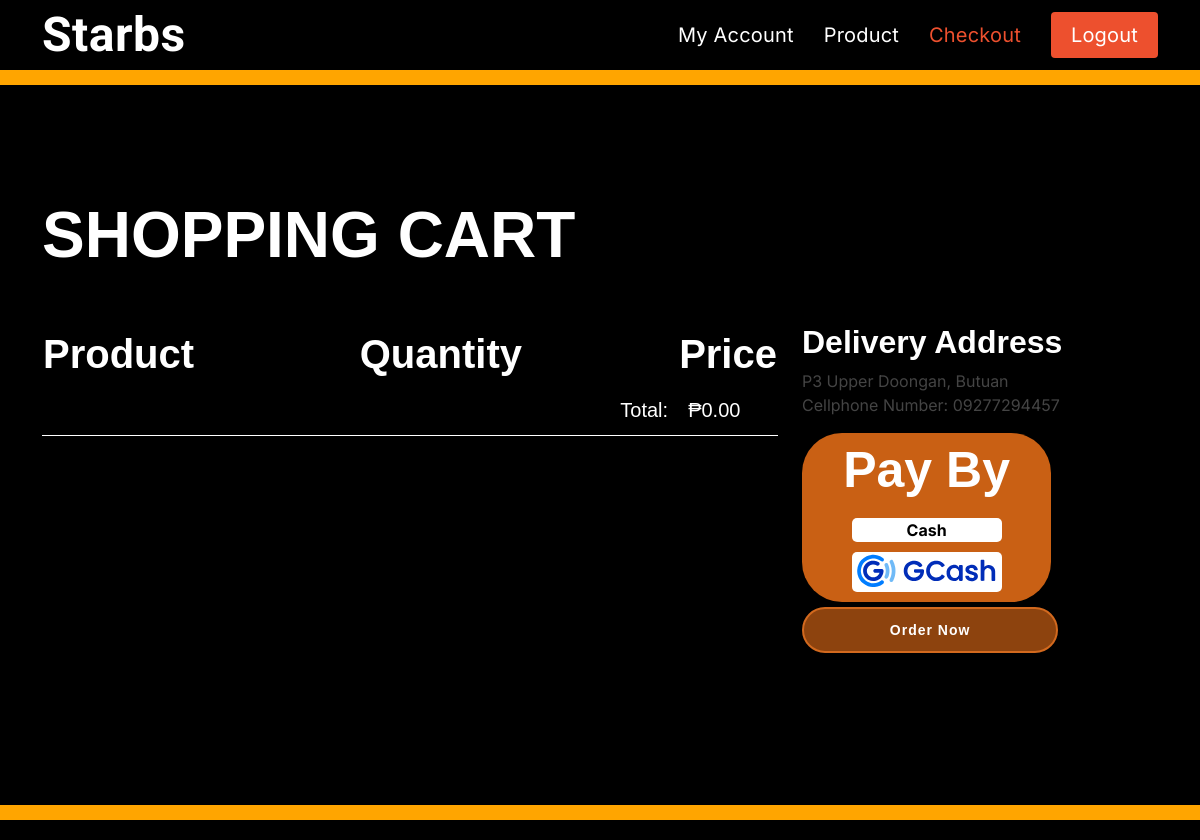
/checkout (signed in), run on the app's committed database.
### server.py (models this page shows, shortened)
class User(db.Model):
    id = db.Column(db.Integer, primary_key=True)
    fullname = db.Column(db.String(60), nullable=False)
    email = db.Column(db.String(120), unique=True, nullable=False)
    password = db.Column(db.String(60), nullable=False)
    gender = db.Column(db.String(60), nullable=False)
    phoneNumber = db.Column(db.String(60), nullable=True)
    city = db.Column(db.String(60), nullable=True)
    streetOrHouseNumber = db.Column(db.String(60), nullable=True)
    create_at = db.Column(db.DateTime, nullable=False, default=datetime.utcnow)
    update_at = db.Column(db.DateTime, nullable=False, default=datetime.utcnow)

### server.py (the view)
@app.route('/checkout', methods=['GET'])
@login_required
def checkout():
    user_id = session['id']
    user_data = User.query.filter_by(id=user_id).first()
    cart_items = CartItem.query.filter(and_(CartItem.user_id == user_id, CartItem.paid == 0, CartItem.recipt == 0)).all()
    return render_template('cart.html', userDatas=user_data, cartData=cart_items)

### server.py (called while the page is built)
def login_required(f):
    @wraps(f)
    def decorated_function(*args, **kwargs):
        if 'logged_in' not in session:
            return redirect('/login')
        return f(*args, **kwargs)
    return decorated_function

### templates/cart.html (shortened to what this page needs)
{% extends "master.html" %}
{% block body %}
<section class="full-height-section" style="background-color: black">
  <div class="container" data-aos="fade-up">
    <div class="section-title">
      <p style="color:white; font-size: 64px; font-family: Arial; font-weight: bold;">Shopping Cart</p>
    </div>
    <div class="row">
      <div class="col-lg-8">
        <table id="cartTable">
          <thead>
            <tr>
              <th>Product</th>
              <th>Quantity</th>
              <th colspan="2">Price</th>
            </tr>
          </thead>
          <tbody>
            <tr class="total-row">
              <td colspan="2" style="text-align: right;">Total: </td>
              <td id="totalPrice">₱{{ total_price }}</td>
            </tr>
          </tbody>
        </table>
      </div>
      <div class="col-lg-4">
        <h2 style="color:white;  font-family: Arial; font-weight: bold;">Delivery Address</h2>
        <p>{{ userDatas.streetOrHouseNumber }}, {{ userDatas.city }}<br>Cellphone Number: <span>{{ userDatas.phoneNumber }}</span></p>
        <div class="payment-box">
          <div class="payment-heading">Pay By</div>
          <div class="payment-options">
            <div id="cashPayment" class="payment-option"
            onmouseover="this.style.backgroundColor='green'; this.style.color='white'"
            onmouseout="this.style.backgroundColor='white'; this.style.color='black'"
            onclick="togglePayment('gcashPayment', 'cashPayment', 'Cash')"
            style="display: inline-block; color: black"
            >
            Cash
          </div>
<div id="gcashPayment" class="payment-option" style="height: 40px; display: block; color: black; background-image: url('{{ url_for('static', filename='assets/img/gcash-logo-vector.svg')}}'); background-size: cover; background-repeat: no-repeat; background-position: center;"
    onmouseover="this.style.backgroundColor='blue'; "
    onmouseout="this.style.backgroundColor='white';"
    onclick="togglePayment('cashPayment', 'gcashPayment', 'Gcash')"
>
</div>
    </div>
  </div>
  <a href="#" id="ordernow" onclick="orderNow()" class="btn-get-starteds animate__animated animate__fadeInUp scrollto" style="margin-top: 5px; display: block ; width: 72% ; text-align: center;" >Order Now</a>
</div>
</div>
</div>
</section>
{% endblock %}

### static/assets/css/style.css (style rules this page uses)
body { font-family: "Inter", sans-serif, "ABeeZee", "Lato", "Vujahday Script","Allan"; color: #444444; }
a { color: #ed502e; text-decoration: none; }
h1, h2, h3, h4, h5, h6 { font-family: "Raleway", sans-serif; }
.full-height-section { height: 100vh; display: flex; align-items: center; }
section { padding: 60px 0; }
.section-title { padding-bottom: 40px; }
.section-title p { margin: 0; margin: 0; font-size: 36px; font-weight: 700; text-transform: uppercase; font-family: "Poppins", sans-serif; color: #0f2f57; }
.btn-get-starteds { font-family: "Raleway", sans-serif; font-weight: bold; font-size: 14px; letter-spacing: 1px; display: inline-block; padding: 14px 32px; border-radius: 25px; transition: 0.5s; line-height: 1; color: #fff; animation-delay: 0.8s; background: rgba(201, 96, 20, 0.7); margin-top: 15px; border: 2px solid #D2691E; }

### templates/cart.html (style rules this page uses)
th { background-color: black; color: white; font-size: 40px; font-family: Arial; font-weight: bold; width: 50%; }
td { border-bottom: 1px solid white; color: white; font-size: 20px; font-family: Arial; padding: 10px; }
.payment-box { background-color: #C96014; padding: 0px; margin-top: 0px; border-radius: 40px; display: flex; flex-direction: column; align-items: center; justify-content: center; text-align: center; width: 70%; }
.payment-heading { color: white; font-size: 50px; font-weight: bold; margin-bottom: 10px; font-family: Arial; }
.payment-option { background-color: white; border-radius: 5px; margin-bottom: 10px; width: 150px; max-width: 100%; text-align: center; font-weight: normal; font-weight: bold; }

### data on the page
User: streetOrHouseNumber "P3 Upper Doongan", city "Butuan", phoneNumber "09277294457"
